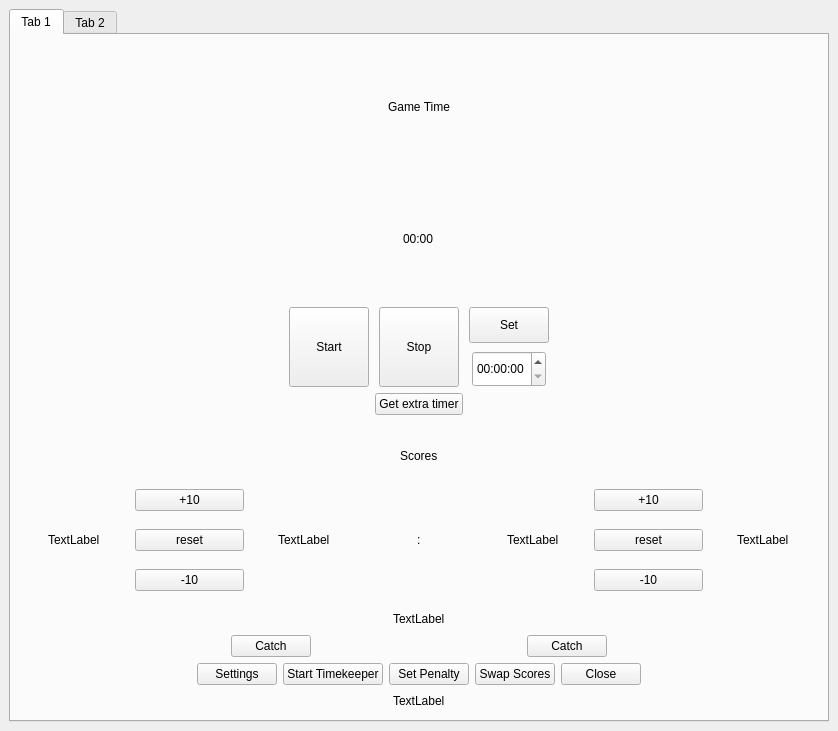
<?xml version="1.0" encoding="UTF-8"?>
<ui version="4.0">
 <class>MainWindow</class>
 <widget class="QMainWindow" name="MainWindow">
  <property name="geometry">
   <rect>
    <x>0</x>
    <y>0</y>
    <width>838</width>
    <height>731</height>
   </rect>
  </property>
  <property name="minimumSize">
   <size>
    <width>800</width>
    <height>600</height>
   </size>
  </property>
  <property name="windowTitle">
   <string>MainWindow</string>
  </property>
  <property name="animated">
   <bool>true</bool>
  </property>
  <property name="documentMode">
   <bool>false</bool>
  </property>
  <property name="dockNestingEnabled">
   <bool>false</bool>
  </property>
  <property name="dockOptions">
   <set>QMainWindow::AllowTabbedDocks|QMainWindow::AnimatedDocks</set>
  </property>
  <widget class="QWidget" name="centralwidget">
   <layout class="QVBoxLayout" name="verticalLayout">
    <item>
     <widget class="QTabWidget" name="tabWidget">
      <property name="currentIndex">
       <number>0</number>
      </property>
      <widget class="QWidget" name="tab">
       <property name="mouseTracking">
        <bool>false</bool>
       </property>
       <attribute name="title">
        <string>Tab 1</string>
       </attribute>
       <layout class="QVBoxLayout" name="verticalLayout_8">
        <item>
         <layout class="QVBoxLayout" name="verticalLayout_2">
          <item alignment="Qt::AlignHCenter">
           <widget class="QLabel" name="time_header">
            <property name="text">
             <string>Game Time</string>
            </property>
           </widget>
          </item>
          <item alignment="Qt::AlignHCenter">
           <widget class="QLabel" name="time_label">
            <property name="text">
             <string>00:00</string>
            </property>
           </widget>
          </item>
          <item>
           <layout class="QGridLayout" name="gridLayout">
            <property name="sizeConstraint">
             <enum>QLayout::SetDefaultConstraint</enum>
            </property>
            <property name="leftMargin">
             <number>0</number>
            </property>
            <property name="rightMargin">
             <number>0</number>
            </property>
            <item row="0" column="3">
             <layout class="QVBoxLayout" name="verticalLayout_4">
              <property name="spacing">
               <number>8</number>
              </property>
              <property name="sizeConstraint">
               <enum>QLayout::SetDefaultConstraint</enum>
              </property>
              <property name="leftMargin">
               <number>0</number>
              </property>
              <item alignment="Qt::AlignHCenter">
               <widget class="QPushButton" name="setTimer">
                <property name="maximumSize">
                 <size>
                  <width>80</width>
                  <height>80</height>
                 </size>
                </property>
                <property name="text">
                 <string>Set</string>
                </property>
               </widget>
              </item>
              <item alignment="Qt::AlignHCenter">
               <widget class="QTimeEdit" name="timeEdit">
                <property name="maximumSize">
                 <size>
                  <width>80</width>
                  <height>40</height>
                 </size>
                </property>
               </widget>
              </item>
             </layout>
            </item>
            <item row="1" column="2" alignment="Qt::AlignHCenter">
             <widget class="QPushButton" name="extratimerButton">
              <property name="text">
               <string>Get extra timer</string>
              </property>
             </widget>
            </item>
            <item row="0" column="0">
             <spacer name="horizontalSpacer_2">
              <property name="orientation">
               <enum>Qt::Horizontal</enum>
              </property>
              <property name="sizeHint" stdset="0">
               <size>
                <width>40</width>
                <height>20</height>
               </size>
              </property>
             </spacer>
            </item>
            <item row="0" column="1" alignment="Qt::AlignHCenter">
             <widget class="QPushButton" name="startTimer">
              <property name="minimumSize">
               <size>
                <width>0</width>
                <height>50</height>
               </size>
              </property>
              <property name="maximumSize">
               <size>
                <width>80</width>
                <height>80</height>
               </size>
              </property>
              <property name="layoutDirection">
               <enum>Qt::LeftToRight</enum>
              </property>
              <property name="text">
               <string>Start</string>
              </property>
             </widget>
            </item>
            <item row="0" column="4">
             <spacer name="horizontalSpacer_3">
              <property name="orientation">
               <enum>Qt::Horizontal</enum>
              </property>
              <property name="sizeHint" stdset="0">
               <size>
                <width>40</width>
                <height>20</height>
               </size>
              </property>
             </spacer>
            </item>
            <item row="0" column="2" alignment="Qt::AlignHCenter">
             <widget class="QPushButton" name="stopTimer">
              <property name="minimumSize">
               <size>
                <width>0</width>
                <height>50</height>
               </size>
              </property>
              <property name="maximumSize">
               <size>
                <width>80</width>
                <height>80</height>
               </size>
              </property>
              <property name="text">
               <string>Stop</string>
              </property>
             </widget>
            </item>
           </layout>
          </item>
          <item>
           <spacer name="horizontalSpacer">
            <property name="orientation">
             <enum>Qt::Horizontal</enum>
            </property>
            <property name="sizeHint" stdset="0">
             <size>
              <width>40</width>
              <height>20</height>
             </size>
            </property>
           </spacer>
          </item>
          <item alignment="Qt::AlignHCenter">
           <widget class="QLabel" name="score_header">
            <property name="maximumSize">
             <size>
              <width>16777215</width>
              <height>30</height>
             </size>
            </property>
            <property name="text">
             <string>Scores</string>
            </property>
           </widget>
          </item>
          <item>
           <layout class="QHBoxLayout" name="horizontalLayout_2">
            <item alignment="Qt::AlignHCenter">
             <widget class="QLabel" name="teamname_left">
              <property name="text">
               <string>TextLabel</string>
              </property>
              <property name="wordWrap">
               <bool>true</bool>
              </property>
             </widget>
            </item>
            <item>
             <layout class="QVBoxLayout" name="verticalLayout_3">
              <item>
               <widget class="QPushButton" name="add10_left">
                <property name="text">
                 <string>+10</string>
                </property>
               </widget>
              </item>
              <item>
               <widget class="QPushButton" name="resetscore_left">
                <property name="text">
                 <string>reset</string>
                </property>
               </widget>
              </item>
              <item>
               <widget class="QPushButton" name="sub10_left">
                <property name="text">
                 <string>-10</string>
                </property>
               </widget>
              </item>
             </layout>
            </item>
            <item alignment="Qt::AlignHCenter|Qt::AlignVCenter">
             <widget class="QLabel" name="score_left">
              <property name="text">
               <string>TextLabel</string>
              </property>
             </widget>
            </item>
            <item alignment="Qt::AlignHCenter">
             <widget class="QLabel" name="point">
              <property name="text">
               <string>:</string>
              </property>
             </widget>
            </item>
            <item alignment="Qt::AlignHCenter|Qt::AlignVCenter">
             <widget class="QLabel" name="score_right">
              <property name="text">
               <string>TextLabel</string>
              </property>
             </widget>
            </item>
            <item>
             <layout class="QVBoxLayout" name="verticalLayout_5">
              <item>
               <widget class="QPushButton" name="add10_right">
                <property name="text">
                 <string>+10</string>
                </property>
               </widget>
              </item>
              <item>
               <widget class="QPushButton" name="resetscore_right">
                <property name="text">
                 <string>reset</string>
                </property>
               </widget>
              </item>
              <item>
               <widget class="QPushButton" name="sub10_right">
                <property name="text">
                 <string>-10</string>
                </property>
               </widget>
              </item>
             </layout>
            </item>
            <item alignment="Qt::AlignHCenter">
             <widget class="QLabel" name="teamname_right">
              <property name="text">
               <string>TextLabel</string>
              </property>
              <property name="wordWrap">
               <bool>true</bool>
              </property>
             </widget>
            </item>
           </layout>
          </item>
          <item alignment="Qt::AlignHCenter">
           <widget class="QLabel" name="oss_label">
            <property name="maximumSize">
             <size>
              <width>16777215</width>
              <height>20</height>
             </size>
            </property>
            <property name="text">
             <string>TextLabel</string>
            </property>
           </widget>
          </item>
          <item>
           <layout class="QHBoxLayout" name="horizontalLayout_3">
            <item>
             <spacer name="horizontalSpacer_5">
              <property name="orientation">
               <enum>Qt::Horizontal</enum>
              </property>
              <property name="sizeHint" stdset="0">
               <size>
                <width>40</width>
                <height>20</height>
               </size>
              </property>
             </spacer>
            </item>
            <item>
             <widget class="QPushButton" name="snitchcatch_left">
              <property name="text">
               <string>Catch</string>
              </property>
             </widget>
            </item>
            <item>
             <spacer name="horizontalSpacer_4">
              <property name="orientation">
               <enum>Qt::Horizontal</enum>
              </property>
              <property name="sizeHint" stdset="0">
               <size>
                <width>40</width>
                <height>20</height>
               </size>
              </property>
             </spacer>
            </item>
            <item>
             <widget class="QPushButton" name="snitchcatch_right">
              <property name="text">
               <string>Catch</string>
              </property>
             </widget>
            </item>
            <item>
             <spacer name="horizontalSpacer_6">
              <property name="orientation">
               <enum>Qt::Horizontal</enum>
              </property>
              <property name="sizeHint" stdset="0">
               <size>
                <width>40</width>
                <height>20</height>
               </size>
              </property>
             </spacer>
            </item>
           </layout>
          </item>
          <item>
           <layout class="QHBoxLayout" name="horizontalLayout_4">
            <item>
             <spacer name="horizontalSpacer_7">
              <property name="orientation">
               <enum>Qt::Horizontal</enum>
              </property>
              <property name="sizeHint" stdset="0">
               <size>
                <width>40</width>
                <height>20</height>
               </size>
              </property>
             </spacer>
            </item>
            <item>
             <widget class="QPushButton" name="settingsButton">
              <property name="text">
               <string>Settings</string>
              </property>
             </widget>
            </item>
            <item>
             <widget class="QPushButton" name="timekeeperButton">
              <property name="text">
               <string>Start Timekeeper</string>
              </property>
             </widget>
            </item>
            <item>
             <widget class="QPushButton" name="penaltyButton">
              <property name="text">
               <string>Set Penalty</string>
              </property>
             </widget>
            </item>
            <item>
             <widget class="QPushButton" name="swapButton">
              <property name="text">
               <string>Swap Scores</string>
              </property>
             </widget>
            </item>
            <item>
             <widget class="QPushButton" name="closeButton">
              <property name="text">
               <string>Close</string>
              </property>
             </widget>
            </item>
            <item>
             <spacer name="horizontalSpacer_8">
              <property name="orientation">
               <enum>Qt::Horizontal</enum>
              </property>
              <property name="sizeHint" stdset="0">
               <size>
                <width>40</width>
                <height>20</height>
               </size>
              </property>
             </spacer>
            </item>
           </layout>
          </item>
          <item alignment="Qt::AlignHCenter">
           <widget class="QLabel" name="new_penalty_label">
            <property name="maximumSize">
             <size>
              <width>16777215</width>
              <height>20</height>
             </size>
            </property>
            <property name="text">
             <string>TextLabel</string>
            </property>
           </widget>
          </item>
         </layout>
        </item>
       </layout>
      </widget>
      <widget class="QWidget" name="tab_2">
       <attribute name="title">
        <string>Tab 2</string>
       </attribute>
       <layout class="QVBoxLayout" name="verticalLayout_7">
        <item>
         <layout class="QVBoxLayout" name="verticalLayout_9">
          <item>
           <layout class="QHBoxLayout" name="horizontalLayout">
            <item>
             <spacer name="horizontalSpacer_9">
              <property name="orientation">
               <enum>Qt::Horizontal</enum>
              </property>
              <property name="sizeHint" stdset="0">
               <size>
                <width>40</width>
                <height>20</height>
               </size>
              </property>
             </spacer>
            </item>
            <item>
             <widget class="QPushButton" name="scorecrawlButton">
              <property name="text">
               <string>Start Score Crawl</string>
              </property>
             </widget>
            </item>
            <item>
             <widget class="QPushButton" name="readGameIDs">
              <property name="text">
               <string>Read GameIDs</string>
              </property>
             </widget>
            </item>
            <item>
             <spacer name="horizontalSpacer_10">
              <property name="orientation">
               <enum>Qt::Horizontal</enum>
              </property>
              <property name="sizeHint" stdset="0">
               <size>
                <width>40</width>
                <height>20</height>
               </size>
              </property>
             </spacer>
            </item>
           </layout>
          </item>
         </layout>
        </item>
        <item>
         <widget class="QScrollArea" name="scrollArea">
          <property name="widgetResizable">
           <bool>true</bool>
          </property>
          <widget class="QWidget" name="scrollAreaWidgetContents_2">
           <property name="geometry">
            <rect>
             <x>0</x>
             <y>0</y>
             <width>748</width>
             <height>548</height>
            </rect>
           </property>
           <layout class="QVBoxLayout" name="verticalLayout_10"/>
          </widget>
         </widget>
        </item>
       </layout>
      </widget>
     </widget>
    </item>
   </layout>
  </widget>
  <widget class="QMenuBar" name="menubar">
   <property name="geometry">
    <rect>
     <x>0</x>
     <y>0</y>
     <width>838</width>
     <height>26</height>
    </rect>
   </property>
  </widget>
 </widget>
 <resources/>
 <connections/>
</ui>
